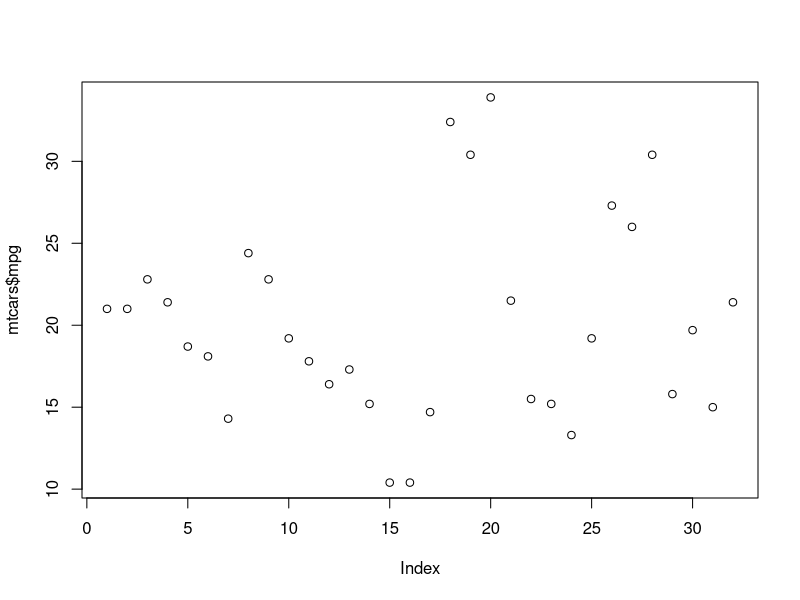
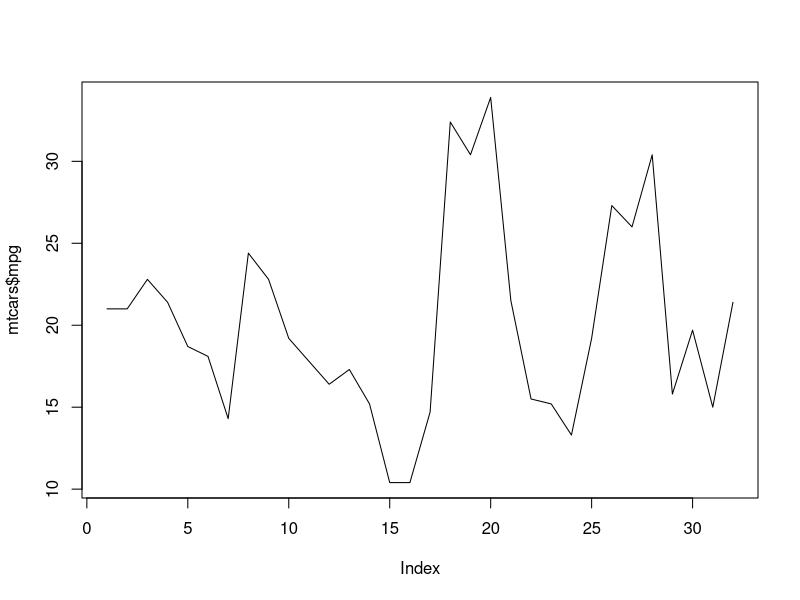
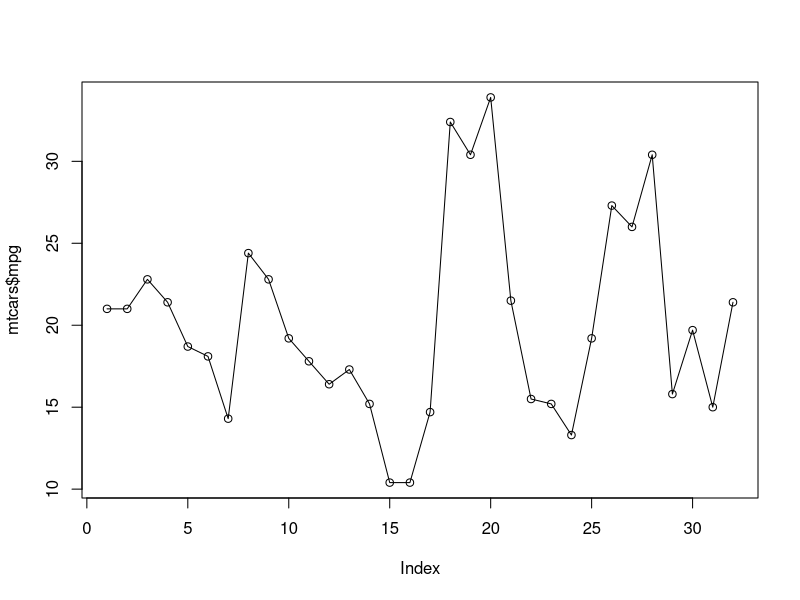
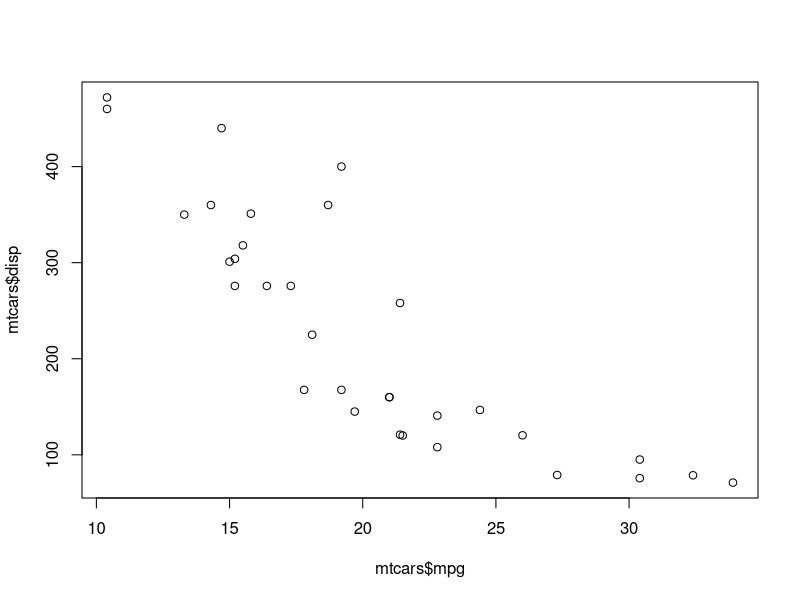
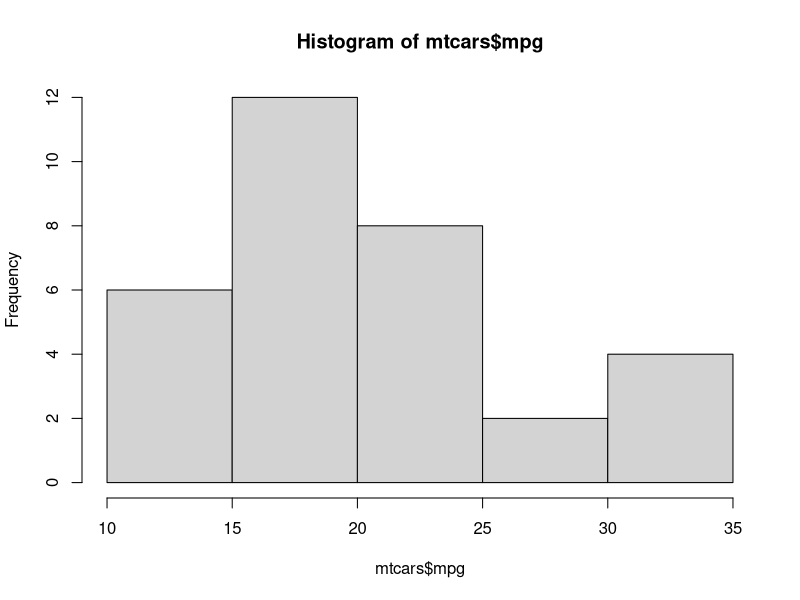
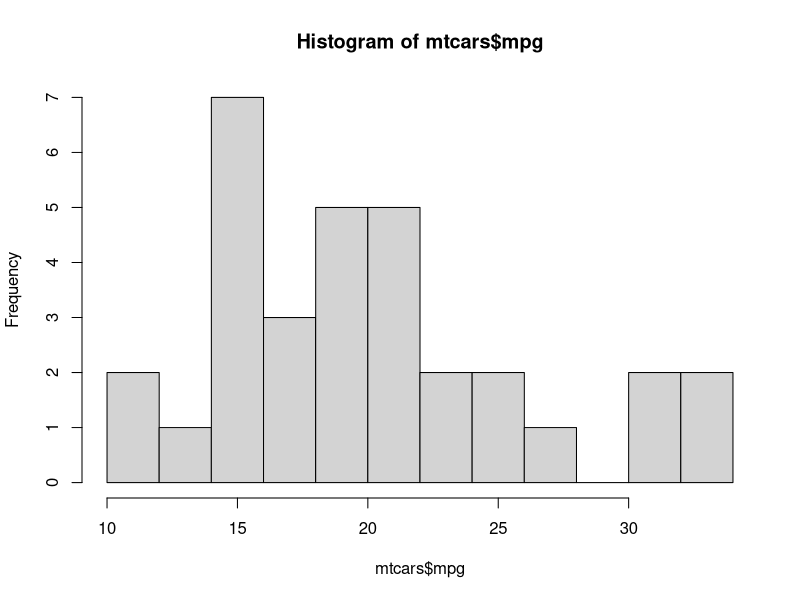
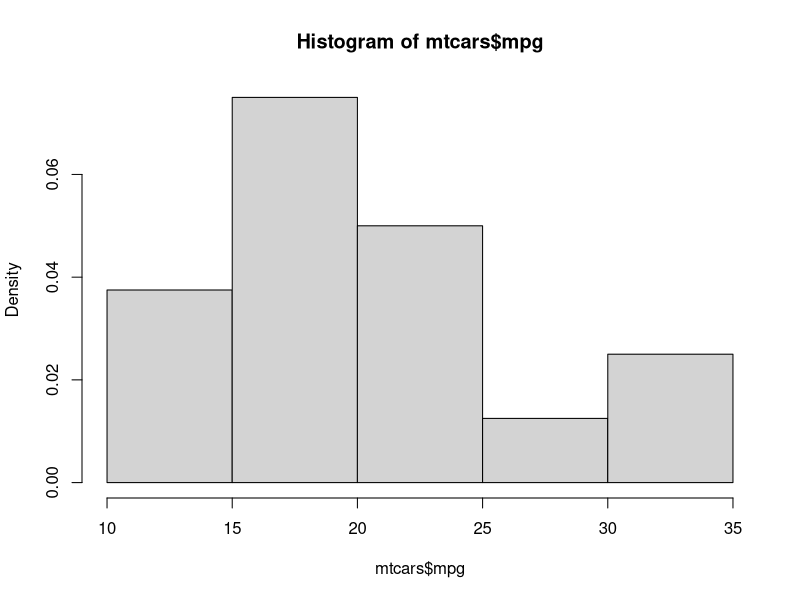
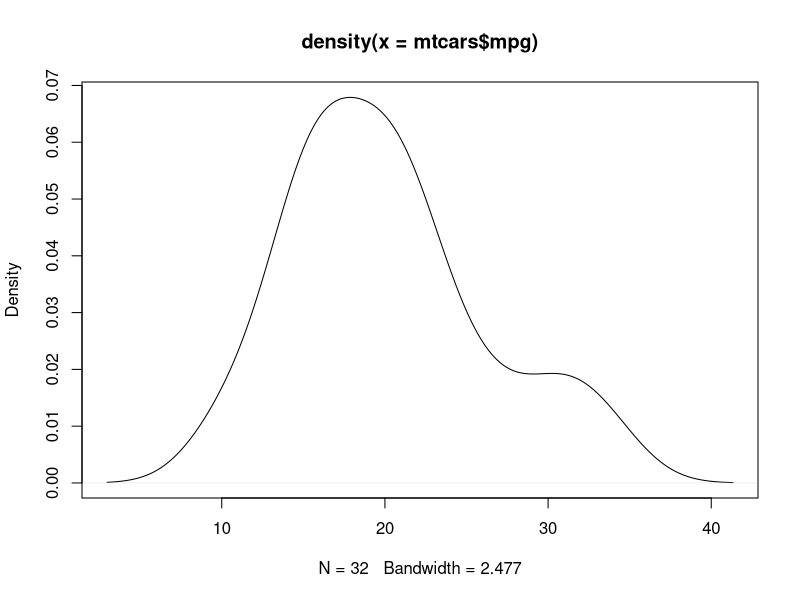

Generate these figures, in order, with R:
## ---- chunk 1
plot(mtcars$mpg)
## ---- chunk 2
plot(mtcars$mpg, type = "l")
## ---- chunk 3
plot(mtcars$mpg)
lines(mtcars$mpg)
## ---- chunk 4
plot(mtcars$mpg,mtcars$disp)
## ---- chunk 5
hist(mtcars$mpg)
## ---- chunk 6
hist(mtcars$mpg, breaks = 10)
## ---- chunk 7
hist(mtcars$mpg, freq = FALSE)
## ---- chunk 8
plot(density(mtcars$mpg))
## ---- chunk 9
hist(mtcars$mpg, freq = FALSE)
lines(density(mtcars$mpg))
## ---- chunk 10
boxplot(mtcars$mpg)
## ---- chunk 11
boxplot(mtcars$mpg, horizontal = TRUE)
## ---- chunk 12
barplot(table(mtcars$cyl))
## ---- chunk 13
pie(table(mtcars$cyl))
## ---- chunk 14
mtcars_4 <- subset(mtcars, cyl == 4)
mtcars_6 <- subset(mtcars, cyl == 6)
mtcars_8 <- subset(mtcars, cyl == 8)
## ---- chunk 15
plot(mtcars$mpg, mtcars$disp)
points(mtcars_4$mpg, mtcars_4$disp, col = "red")
points(mtcars_6$mpg, mtcars_6$disp, col = "blue")
points(mtcars_8$mpg, mtcars_8$disp, col = "green")
## ---- chunk 16
par(mfrow=c(1,3))
hist(mtcars_4$mpg)
hist(mtcars_6$mpg)
hist(mtcars_8$mpg)
## ---- chunk 17
barplot(table(mtcars$cyl, mtcars$am), beside = TRUE, legend = rownames(table(mtcars$cyl, mtcars$am)))
## ---- chunk 18
plot(mtcars$mpg, mtcars$disp, main = "MPG vs Displacement", xlab = "MPG", ylab = "Displacement")
## ---- chunk 19
library(ggplot2)
## ---- chunk 20
mtcars$ind <- c(1:32)
## ---- chunk 21
gg_1 <- ggplot(mtcars, aes(ind, mpg))
## ---- chunk 22
gg_1 + geom_point()
## ---- chunk 23
gg_1 + geom_line()
## ---- chunk 24
gg_1 + geom_point() + geom_line()
## ---- chunk 25
gg_2 <- ggplot(mtcars, aes(mpg, disp))
## ---- chunk 26
gg_2 + geom_point()
## ---- chunk 27
gg_3 <- ggplot(mtcars, aes(mpg))
## ---- chunk 28
gg_3 + geom_histogram()
## ---- chunk 29
gg_3 + geom_histogram(binwidth = 7)
## ---- chunk 30
gg_3 + geom_density()
## ---- chunk 31
gg_3 + geom_histogram(aes(y=..density..),bins=7) +
  geom_density()
## ---- chunk 32
gg_3 + stat_boxplot()
## ---- chunk 33
gg_4 <- ggplot(mtcars, aes(cyl))
## ---- chunk 34
gg_4 + stat_count()
## ---- chunk 35
gg_5 <- ggplot(mtcars, aes(mpg, disp, color=factor(cyl)))
## ---- chunk 36
gg_5 + geom_point()
## ---- chunk 37
gg_6 <- ggplot(mtcars, aes(mpg, disp, shape=factor(cyl)))
gg_6 + geom_point()
## ---- chunk 38
gg_7 <- ggplot(mtcars, aes(mpg, fill = factor(cyl)))
## ---- chunk 39
gg_7 + geom_histogram(bins = 6, alpha = 0.3)
## ---- chunk 40
gg_3+geom_histogram() + facet_wrap( ~ cyl)
## ---- chunk 41
gg_7 + geom_density(alpha=0.3)
## ---- chunk 42
gg_3 + geom_density() + facet_wrap( ~ cyl)
## ---- chunk 43
gg_4 + stat_count() + facet_wrap(~vs)
## ---- chunk 44
gg_8 <- ggplot(mtcars, aes(cyl, fill = factor(vs)))
## ---- chunk 45
gg_8 + stat_count()
## ---- chunk 46
gg_8 + stat_count(position = "dodge")
## ---- chunk 47
#| echo: false

gg_9 <- ggplot(mtcars, aes(mpg, disp, color = factor(cyl)))+geom_point()
## ---- chunk 48
plot(gg_9)
## ---- chunk 49
gg_9 + ggtitle("Scatter Plot")
## ---- chunk 50
gg_9 + xlab("MPG") + ylab("Displacement")
## ---- chunk 51
gg_9 + theme_bw()
